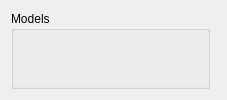
       <widget class="QWidget" name="tab_7">
        <attribute name="title">
         <string>Models</string>
        </attribute>
        <layout class="QGridLayout" name="gridLayout">
         <item row="0" column="0">
          <layout class="QHBoxLayout" name="horizontalLayout_6" stretch="0,1">
           <item>
            <widget class="QGroupBox" name="groupBox_14">
             <property name="minimumSize">
              <size>
               <width>0</width>
               <height>0</height>
              </size>
             </property>
             <property name="maximumSize">
              <size>
               <width>16777215</width>
               <height>16777215</height>
              </size>
             </property>
             <property name="title">
              <string>Models</string>
             </property>
             <layout class="QGridLayout" name="gridLayout_21">
              <item row="0" column="0">
               <widget class="PanelSuperList" name="panelSuperListCommonObjects" native="true">
                <property name="minimumSize">
                 <size>
                  <width>175</width>
                  <height>0</height>
                 </size>
                </property>
                <property name="maximumSize">
                 <size>
                  <width>175</width>
                  <height>16777215</height>
                 </size>
                </property>
               </widget>
              </item>
             </layout>
            </widget>
           </item>
           <item>
            <widget class="PanelObject" name="widgetCommonObject" native="true"/>
           </item>
          </layout>
         </item>
        </layout>
       </widget>
